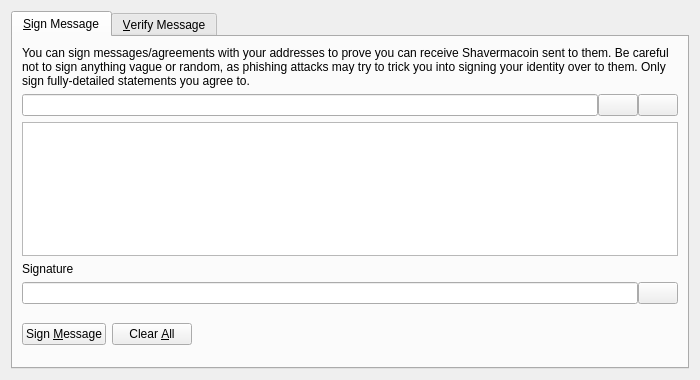
<?xml version="1.0" encoding="UTF-8"?>
<ui version="4.0">
 <class>SignVerifyMessageDialog</class>
 <widget class="QDialog" name="SignVerifyMessageDialog">
  <property name="geometry">
   <rect>
    <x>0</x>
    <y>0</y>
    <width>700</width>
    <height>380</height>
   </rect>
  </property>
  <property name="windowTitle">
   <string>Signatures - Sign / Verify a Message</string>
  </property>
  <property name="modal">
   <bool>true</bool>
  </property>
  <layout class="QVBoxLayout" name="verticalLayout">
   <item>
    <widget class="QTabWidget" name="tabWidget">
     <property name="currentIndex">
      <number>0</number>
     </property>
     <widget class="QWidget" name="tabSignMessage">
      <attribute name="title">
       <string>&amp;Sign Message</string>
      </attribute>
      <layout class="QVBoxLayout" name="verticalLayout_SM">
       <item>
        <widget class="QLabel" name="infoLabel_SM">
         <property name="text">
          <string>You can sign messages/agreements with your addresses to prove you can receive Shavermacoin sent to them. Be careful not to sign anything vague or random, as phishing attacks may try to trick you into signing your identity over to them. Only sign fully-detailed statements you agree to.</string>
         </property>
         <property name="textFormat">
          <enum>Qt::PlainText</enum>
         </property>
         <property name="wordWrap">
          <bool>true</bool>
         </property>
        </widget>
       </item>
       <item>
        <layout class="QHBoxLayout" name="horizontalLayout_1_SM">
         <property name="spacing">
          <number>0</number>
         </property>
         <item>
          <widget class="QValidatedLineEdit" name="addressIn_SM">
           <property name="toolTip">
            <string>The Shavermacoin address to sign the message with</string>
           </property>
          </widget>
         </item>
         <item>
          <widget class="QPushButton" name="addressBookButton_SM">
           <property name="toolTip">
            <string>Choose previously used address</string>
           </property>
           <property name="text">
            <string/>
           </property>
           <property name="shortcut">
            <string>Alt+A</string>
           </property>
           <property name="autoDefault">
            <bool>false</bool>
           </property>
          </widget>
         </item>
         <item>
          <widget class="QPushButton" name="pasteButton_SM">
           <property name="toolTip">
            <string>Paste address from clipboard</string>
           </property>
           <property name="text">
            <string/>
           </property>
           <property name="shortcut">
            <string>Alt+P</string>
           </property>
           <property name="autoDefault">
            <bool>false</bool>
           </property>
          </widget>
         </item>
        </layout>
       </item>
       <item>
        <widget class="QPlainTextEdit" name="messageIn_SM">
         <property name="toolTip">
          <string>Enter the message you want to sign here</string>
         </property>
        </widget>
       </item>
       <item>
        <widget class="QLabel" name="signatureLabel_SM">
         <property name="text">
          <string>Signature</string>
         </property>
         <property name="textFormat">
          <enum>Qt::PlainText</enum>
         </property>
        </widget>
       </item>
       <item>
        <layout class="QHBoxLayout" name="horizontalLayout_2_SM">
         <property name="spacing">
          <number>0</number>
         </property>
         <item>
          <widget class="QLineEdit" name="signatureOut_SM">
           <property name="font">
            <font>
             <italic>true</italic>
            </font>
           </property>
           <property name="readOnly">
            <bool>true</bool>
           </property>
          </widget>
         </item>
         <item>
          <widget class="QPushButton" name="copySignatureButton_SM">
           <property name="toolTip">
            <string>Copy the current signature to the system clipboard</string>
           </property>
           <property name="text">
            <string/>
           </property>
           <property name="autoDefault">
            <bool>false</bool>
           </property>
          </widget>
         </item>
        </layout>
       </item>
       <item>
        <layout class="QHBoxLayout" name="horizontalLayout_3_SM">
         <item>
          <widget class="QPushButton" name="signMessageButton_SM">
           <property name="toolTip">
            <string>Sign the message to prove you own this Shavermacoin address</string>
           </property>
           <property name="text">
            <string>Sign &amp;Message</string>
           </property>
           <property name="autoDefault">
            <bool>false</bool>
           </property>
          </widget>
         </item>
         <item>
          <widget class="QPushButton" name="clearButton_SM">
           <property name="toolTip">
            <string>Reset all sign message fields</string>
           </property>
           <property name="text">
            <string>Clear &amp;All</string>
           </property>
           <property name="autoDefault">
            <bool>false</bool>
           </property>
          </widget>
         </item>
         <item>
          <spacer name="horizontalSpacer_1_SM">
           <property name="orientation">
            <enum>Qt::Horizontal</enum>
           </property>
           <property name="sizeHint" stdset="0">
            <size>
             <width>40</width>
             <height>48</height>
            </size>
           </property>
          </spacer>
         </item>
         <item>
          <widget class="QLabel" name="statusLabel_SM">
           <property name="font">
            <font>
             <weight>75</weight>
             <bold>true</bold>
            </font>
           </property>
           <property name="text">
            <string/>
           </property>
           <property name="wordWrap">
            <bool>true</bool>
           </property>
          </widget>
         </item>
         <item>
          <spacer name="horizontalSpacer_2_SM">
           <property name="orientation">
            <enum>Qt::Horizontal</enum>
           </property>
           <property name="sizeHint" stdset="0">
            <size>
             <width>40</width>
             <height>48</height>
            </size>
           </property>
          </spacer>
         </item>
        </layout>
       </item>
      </layout>
     </widget>
     <widget class="QWidget" name="tabVerifyMessage">
      <attribute name="title">
       <string>&amp;Verify Message</string>
      </attribute>
      <layout class="QVBoxLayout" name="verticalLayout_VM">
       <item>
        <widget class="QLabel" name="infoLabel_VM">
         <property name="text">
          <string>Enter the receiver's address, message (ensure you copy line breaks, spaces, tabs, etc. exactly) and signature below to verify the message. Be careful not to read more into the signature than what is in the signed message itself, to avoid being tricked by a man-in-the-middle attack. Note that this only proves the signing party receives with the address, it cannot prove sendership of any transaction!</string>
         </property>
         <property name="textFormat">
          <enum>Qt::PlainText</enum>
         </property>
         <property name="alignment">
          <set>Qt::AlignLeading|Qt::AlignLeft|Qt::AlignTop</set>
         </property>
         <property name="wordWrap">
          <bool>true</bool>
         </property>
        </widget>
       </item>
       <item>
        <layout class="QHBoxLayout" name="horizontalLayout_1_VM">
         <property name="spacing">
          <number>0</number>
         </property>
         <item>
          <widget class="QValidatedLineEdit" name="addressIn_VM">
           <property name="toolTip">
            <string>The Shavermacoin address the message was signed with</string>
           </property>
          </widget>
         </item>
         <item>
          <widget class="QPushButton" name="addressBookButton_VM">
           <property name="toolTip">
            <string>Choose previously used address</string>
           </property>
           <property name="text">
            <string/>
           </property>
           <property name="shortcut">
            <string>Alt+A</string>
           </property>
           <property name="autoDefault">
            <bool>false</bool>
           </property>
          </widget>
         </item>
        </layout>
       </item>
       <item>
        <widget class="QPlainTextEdit" name="messageIn_VM"/>
       </item>
       <item>
        <widget class="QValidatedLineEdit" name="signatureIn_VM"/>
       </item>
       <item>
        <layout class="QHBoxLayout" name="horizontalLayout_2_VM">
         <item>
          <widget class="QPushButton" name="verifyMessageButton_VM">
           <property name="toolTip">
            <string>Verify the message to ensure it was signed with the specified Shavermacoin address</string>
           </property>
           <property name="text">
            <string>Verify &amp;Message</string>
           </property>
           <property name="autoDefault">
            <bool>false</bool>
           </property>
          </widget>
         </item>
         <item>
          <widget class="QPushButton" name="clearButton_VM">
           <property name="toolTip">
            <string>Reset all verify message fields</string>
           </property>
           <property name="text">
            <string>Clear &amp;All</string>
           </property>
           <property name="autoDefault">
            <bool>false</bool>
           </property>
          </widget>
         </item>
         <item>
          <spacer name="horizontalSpacer_1_VM">
           <property name="orientation">
            <enum>Qt::Horizontal</enum>
           </property>
           <property name="sizeHint" stdset="0">
            <size>
             <width>40</width>
             <height>48</height>
            </size>
           </property>
          </spacer>
         </item>
         <item>
          <widget class="QLabel" name="statusLabel_VM">
           <property name="font">
            <font>
             <weight>75</weight>
             <bold>true</bold>
            </font>
           </property>
           <property name="text">
            <string/>
           </property>
           <property name="wordWrap">
            <bool>true</bool>
           </property>
          </widget>
         </item>
         <item>
          <spacer name="horizontalSpacer_2_VM">
           <property name="orientation">
            <enum>Qt::Horizontal</enum>
           </property>
           <property name="sizeHint" stdset="0">
            <size>
             <width>40</width>
             <height>48</height>
            </size>
           </property>
          </spacer>
         </item>
        </layout>
       </item>
      </layout>
     </widget>
    </widget>
   </item>
  </layout>
 </widget>
 <customwidgets>
  <customwidget>
   <class>QValidatedLineEdit</class>
   <extends>QLineEdit</extends>
   <header>qvalidatedlineedit.h</header>
  </customwidget>
 </customwidgets>
 <resources>
  <include location="../shavermacoin.qrc"/>
 </resources>
 <connections/>
</ui>
